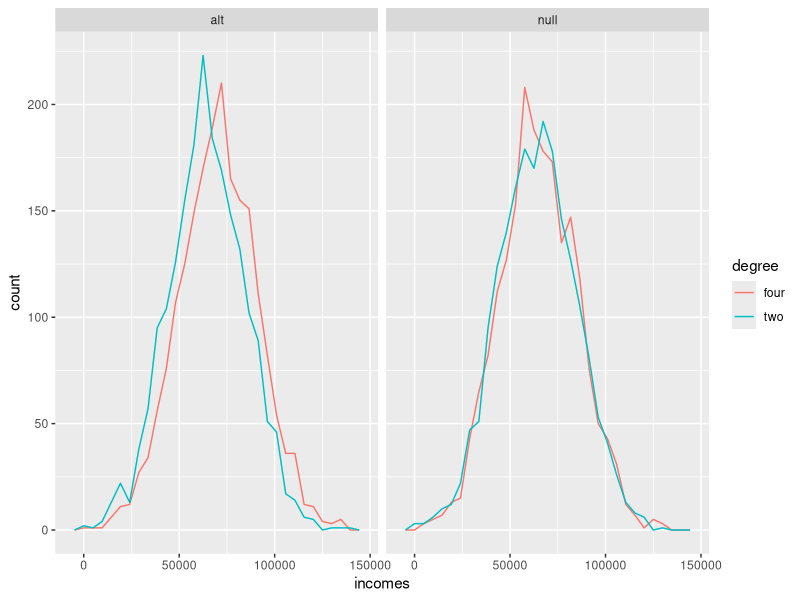
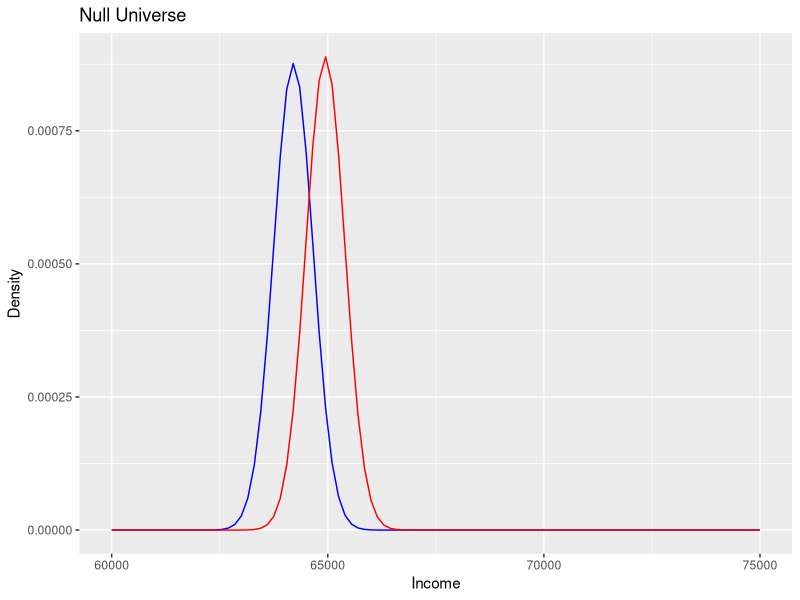
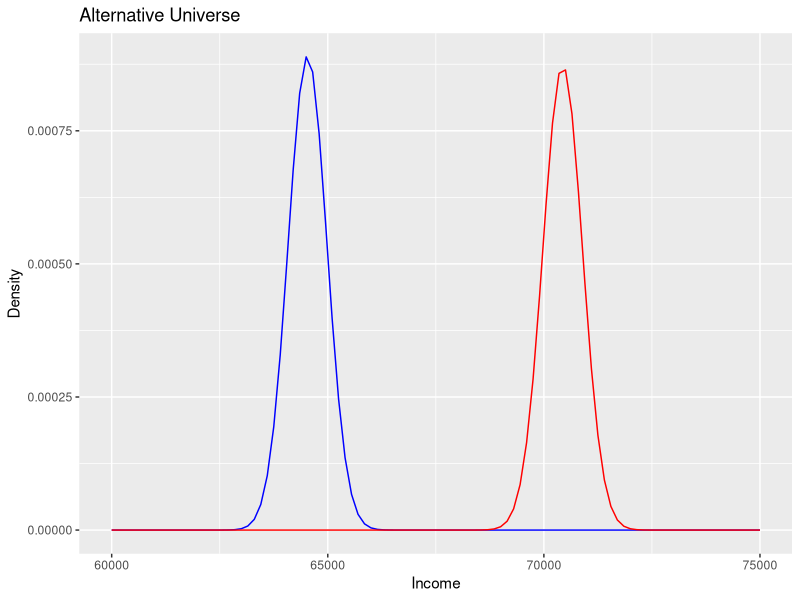
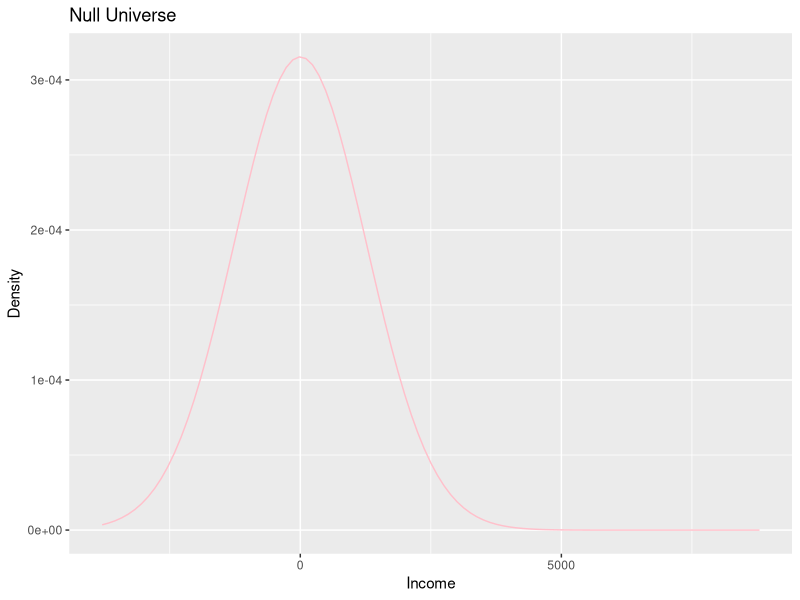
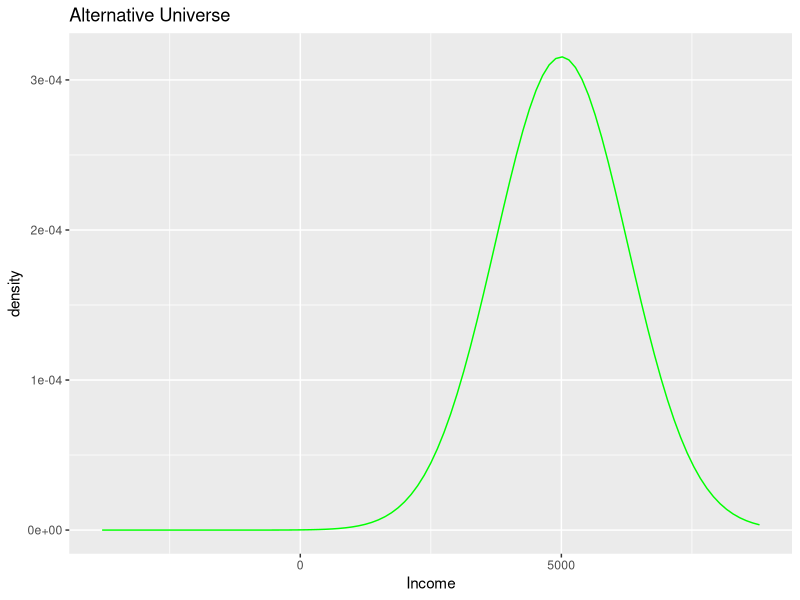
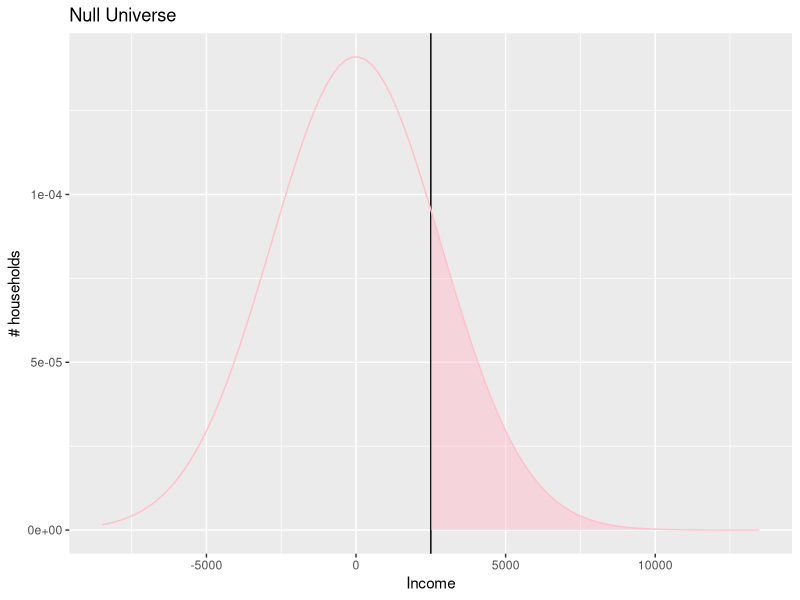
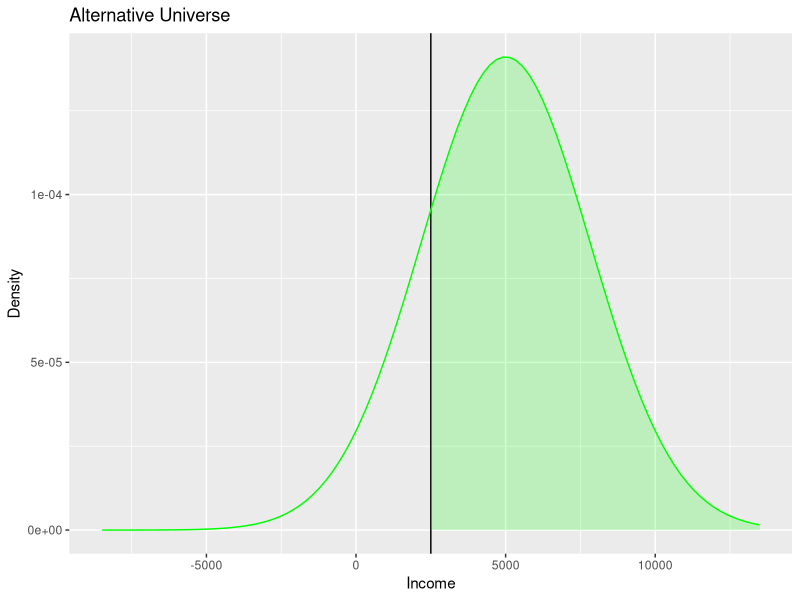

The R source for these figures, in order:
## ---- chunk 1
library(tidyverse)
library(ggplot2)
## ---- chunk 2
avg_Aus_income <- 65000 #input your answer here
## ---- chunk 3

meaningful_effect <- 5000 #input your answer here

## ---- chunk 4

sd_Aus_income <- 20000 #input your answer here

## ---- chunk 5
samp_size <- 2000 #input your answer here
## ---- chunk 6
big_Aus_income <- avg_Aus_income + meaningful_effect

two_year_null <- rnorm(n = samp_size, mean = avg_Aus_income, sd = sd_Aus_income)
four_year_null <- rnorm(n = samp_size, mean = avg_Aus_income, sd = sd_Aus_income)
two_year_alt <- rnorm(n = samp_size, mean = avg_Aus_income, sd = sd_Aus_income)
four_year_alt <- rnorm(n = samp_size, mean = avg_Aus_income + meaningful_effect, sd = sd_Aus_income)
## ---- chunk 7
incomes <- c(two_year_null, four_year_null, two_year_alt, four_year_alt)
degree <- rep(rep(c("two", "four"), times = 2), each = samp_size)
universe <- rep(c("null", "alt"), each = 2*samp_size)
income_sim <- tibble(incomes, degree, universe)

head(income_sim)
## ---- chunk 8
ggplot(income_sim, aes(x=incomes, color=degree)) + geom_freqpoly() + facet_wrap(~universe)

## ---- chunk 9
summary_table <- income_sim %>% 
  group_by(universe, degree) %>% 
  summarize(
    SampleSize = n(),
    Mean = mean(incomes), 
    SD = sd(incomes),
    SE = SD/sqrt(SampleSize))
summary_table
## ---- chunk 10

two_year_null_mean <- summary_table$Mean[4] # Your answer here
two_year_null_se <- summary_table$SE[4] # Your answer here

four_year_null_mean <- summary_table$Mean[3] # Your answer here
four_year_null_se <- summary_table$SE[3] # Your answer here

## ---- chunk 11
# tibble just for setting up x-axis of plot
my_XLim = c(60000, 75000)
xAx <- tibble(x = my_XLim)

# Null universe plot
nullPlot <- ggplot(xAx, aes(x = x)) + 
  stat_function(
    fun = dnorm, 
    args = list(mean = two_year_null_mean, sd = two_year_null_se), #two year degree values
    color = "blue") +
  stat_function(
    fun = dnorm,
    args = list(mean = four_year_null_mean, sd = four_year_null_se), #four year degree values
    color = "red")

# level up with goodies
nullPlot +
  xlab("Income") +
  ylab("Density") +
  ggtitle("Null Universe")
## ---- chunk 12


two_year_alt_mean <- summary_table$Mean[2]
two_year_alt_se <- summary_table$SE[2]

four_year_alt_mean <- summary_table$Mean[1]
four_year_alt_se <- summary_table$SE[1]


## ---- chunk 13
# Alternative universe plot
altPlot <- ggplot(xAx, aes(x = x)) + 
  stat_function(
    fun = dnorm, 
    args = list(mean = two_year_alt_mean, sd = two_year_alt_se), #two year degree values
    color = "blue") +
  stat_function(
    fun = dnorm,
    args = list(mean = four_year_alt_mean, sd = four_year_alt_se), #four year degree values
    color = "red")

# level up with goodies
altPlot +
  xlab("Income") +
  ylab("Density") +
  ggtitle("Alternative Universe")
## ---- chunk 14

sd_Aus_income <- 20000
meaningful_effect <- 5000
criterion <- meaningful_effect/2
samp_size <- 500

# standard error of the difference
se_diff <- sqrt(2)*(sd_Aus_income)/sqrt(samp_size)

# tibble just for setting up x-axis of plot
x_ax_min <- -3*se_diff
x_ax_max <- meaningful_effect+3*se_diff
my_XLim = c(x_ax_min, x_ax_max)
xAx <- tibble(x = my_XLim) # x axis limits

### null universe now
nullPlot <- ggplot(xAx, aes(x = x)) + 
  stat_function(fun = dnorm, 
                args = list(mean = 0, sd = se_diff), 
                color = "pink")
#  goodies
nullPlot +
  xlab("Income") +
  ylab("Density") +
  ggtitle("Null Universe")

### alternate universe first
# basic plot
altPlot <- ggplot(xAx, aes(x = x)) + 
  stat_function(fun = dnorm, 
                args = list(mean = meaningful_effect, sd = se_diff), 
                color = "green")

# add goodies
altPlot +
  xlab("Income") +
  ylab("density") +
  ggtitle("Alternative Universe")
## ---- chunk 15

samp_size <- 100 # adjust sample size here.

### Magic code below to create plots
meaningful_effect <- 5000
criterion <- meaningful_effect/2

# standard error of the difference
se_diff <- sqrt(2)*(sd_Aus_income)/sqrt(samp_size)

# tibble just for setting up x-axis of plot
x_ax_min <- -3*se_diff
x_ax_max <- meaningful_effect+3*se_diff
my_XLim = c(x_ax_min, x_ax_max)
xAx <- tibble(x = my_XLim) # x axis limits

### null universe now
nullPlot <- ggplot(xAx, aes(x = x)) + 
  geom_vline(xintercept = criterion) +
  stat_function(fun = dnorm, 
                args = list(mean = 0, sd = se_diff), color = "pink")
x_lim_fill <- c(criterion, x_ax_max)
nullPlot <- nullPlot +
  stat_function(fun = dnorm,
                args = list(mean = 0, sd = se_diff), 
                xlim = x_lim_fill, 
                geom = "area",
                fill = "pink", alpha = 0.5)
#  goodies
nullPlot +
  xlab("Income") +
  ylab("# households") +
  ggtitle("Null Universe")

### alternate universe first
# basic plot
altPlot <- ggplot(xAx, aes(x = x)) + 
  geom_vline(xintercept = criterion) +
  stat_function(fun = dnorm, 
                args = list(mean = meaningful_effect, sd = se_diff), color = "green")
# fill false alarm rate
x_lim_fill <- c(criterion, x_ax_max)
altPlot <- altPlot +
  stat_function(fun = dnorm,
                args = list(mean = meaningful_effect, sd = se_diff), 
                xlim = x_lim_fill, 
                geom = "area",
                fill = "green", alpha = 0.2)
# add goodies
altPlot +
  xlab("Income") +
  ylab("Density") +
  ggtitle("Alternative Universe")
